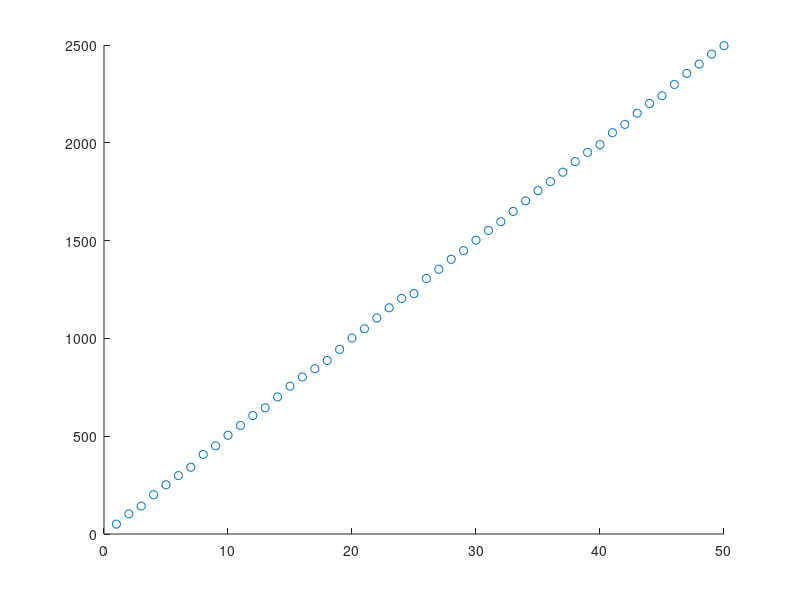

The MATLAB source for this figure: (Note: this script raises an error after producing the figure.)
x = 1:50;
rX = randn(1,50) * 5;
y = x * 50 + rX;
scatter(x,y);
model = fitlm(x,y);
plot(model);
plotResiduals(model, "probability");